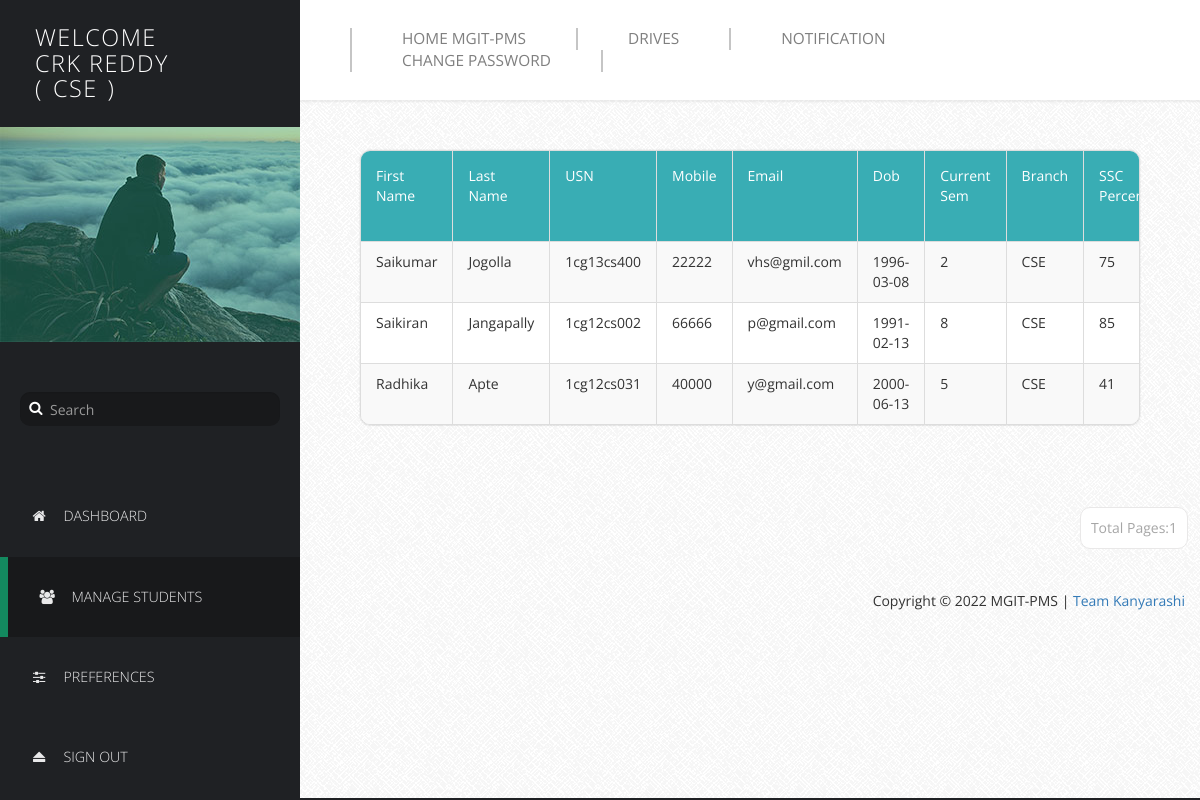
The page /HODProfile/manage-users1.php (signed in) on the database its author committed.
### tables this page shows
CREATE TABLE IF NOT EXISTS `basicdetails` (
  `Id` int(11) NOT NULL AUTO_INCREMENT,
  `FirstName` varchar(25) NOT NULL,
  `LastName` varchar(25) NOT NULL,
  `USN` varchar(10) NOT NULL,
  `Mobile` bigint(11) NOT NULL,
  `Email` varchar(255) NOT NULL,
  `DOB` date NOT NULL,
  `Sem` int(11) NOT NULL,
  `Branch` varchar(15) NOT NULL,
  `SSLC` float NOT NULL,
  `PU/Dip` float NOT NULL,
  `BE` float NOT NULL,
  `Backlogs` int(11) NOT NULL,
  `HofBacklogs` tinyint(1) NOT NULL,
  `DetainYears` int(11) NOT NULL,
  `Approve` tinyint(1) NOT NULL DEFAULT '0',
  `ApprovalDate` date NOT NULL,
  PRIMARY KEY (`Id`,`USN`),
  UNIQUE KEY `USN` (`USN`,`Mobile`,`Email`)
);

### HODProfile/manage-users1.php (the view, shortened to what this page needs)
<!DOCTYPE html>
<html lang="en">
  <head>
    <link href="css/font-awesome.min.css" rel="stylesheet">
    <link href="css/bootstrap.min.css" rel="stylesheet">
    <link href="css/templatemo-style.css" rel="stylesheet">
  </head>
  <body>
    <div class="templatemo-flex-row">
      <div class="templatemo-sidebar">
        <header class="templatemo-site-header">
          <?php
		  $Welcome = "Welcome";
          echo "<h1>" . $Welcome . "<br>". $_SESSION['husername']. "</h1>";
		 echo "<br>";
		 echo "<h1>(</h1>";
		    echo "<h1>" . $_SESSION['department']. "</h1>";
            echo "<h1>)</h1>";
		  ?>
        </header>
        <div class="profile-photo-container">
          <img src="images/profile-photo.jpg" alt="Profile Photo" class="img-responsive">
          <div class="profile-photo-overlay"></div>
        </div>
        <form class="templatemo-search-form" role="search">
          <div class="input-group">
              <button type="submit" class="fa fa-search"></button>
              <input type="text" class="form-control" placeholder="Search" name="srch-term" id="srch-term">
          </div>
        </form>
        <nav class="templatemo-left-nav">
          <ul>
            <li><a href="login.php"><i class="fa fa-home fa-fw"></i>Dashboard</a></li>
            <li><a href="#" class="active"><i class="fa fa-users fa-fw"></i>Manage Students</a></li>
            <li><a href="preferences.php"><i class="fa fa-sliders fa-fw"></i>Preferences</a></li>
            <li><a href="logout.php"><i class="fa fa-eject fa-fw"></i>Sign Out</a></li>
          </ul>
        </nav>
      </div>
      <div class="templatemo-content col-1 light-gray-bg">
        <div class="templatemo-top-nav-container">
          <div class="row">
            <nav class="templatemo-top-nav col-lg-12 col-md-12">
              <ul class="text-uppercase">
                <li><a href="../Homepage/index.php">Home MGIT-PMS</a></li>
                <li><a href="../Drives/index.php">Drives</a></li>
                     <li><a href="Notif.php">Notification</a></li>
                <li><a href="Change Password.php">Change Password</a></li>
              </ul>
            </nav>
          </div>
        </div>
        <div class="templatemo-content-container">
          <div class="templatemo-content-widget no-padding">
            <div class="panel panel-default table-responsive">
              <table class="table table-striped table-bordered templatemo-user-table">
                <thead>
                  <tr>
					<td><a  class="white-text templatemo-sort-by">First Name </a></td>
                    <td><a class="white-text templatemo-sort-by">Last Name </a></td>
                    <td><a class="white-text templatemo-sort-by">USN</a></td>
                    <td><a  class="white-text templatemo-sort-by">Mobile</a></td>
					   <td><a class="white-text templatemo-sort-by">Email</a></td>
                       <td><a  class="white-text templatemo-sort-by">Dob </a></td>
   <td><a class="white-text templatemo-sort-by">Current Sem</a></td>
   <td><a  class="white-text templatemo-sort-by">Branch</a></td>
   <td><a  class="white-text templatemo-sort-by">SSC Percentage </a></td>
				  </thead>
			   <?php
$p = $_SESSION['department'];
$num_rec_per_page=15;
$conn = mysqli_connect('localhost','root','', 'details');
if (isset($_GET["page"])) { $page  = $_GET["page"]; } else { $page=1; };
$start_from = ($page-1) * $num_rec_per_page;
$sql = "SELECT * FROM basicdetails WHERE Branch='$p' LIMIT $start_from, $num_rec_per_page";
$rs_result = $conn->query($sql);
while ($row = $rs_result->fetch_assoc())
{
            print "<tr>";
print "<td>" . $row['FirstName'] . "</td>";
print "<td>" . $row['LastName'] . "</td>";
print "<td>" . $row['USN'] . "</td>";
print "<td>" . $row['Mobile'] . "</td>";
print "<td>" . $row['Email'] . "</td>";
print "<td>" . $row['DOB'] . "</td>";
print "<td>" . $row['Sem'] . "</td>";
print "<td>" . $row['Branch'] . "</td>";
print "<td>" . $row['SSLC'] . "</td>";
print "</tr>";
}
?>
              </table>
			  </div>
			  </div>
			  </div>
  <div class="pagination-wrap">
  <ul class="pagination">
			  <?php
$num_rec_per_page=15;
$conn = mysqli_connect('localhost','root','', 'details');
$sql = "SELECT * FROM basicdetails where Branch='$p'";
$rs_result = $conn->query($sql);
$total_records = $rs_result->num_rows;
$totalpage = ceil($total_records / $num_rec_per_page);
$currentpage = (isset($_GET['page']) ? $_GET['page'] : 1);
	 if($currentpage == 0)
	{
	}
	else if( $currentpage >= 1  &&  $currentpage <= $totalpage  )
	{
	 echo "<li><a>Total Pages:".$totalpage."</a></li>";
}
 ?>
</ul>
</div>
          <div class="templatemo-flex-row flex-content-row">
            <div class="col-1">
          </div>
          <footer class="text-right">
           <p>Copyright &copy; 2022 MGIT-PMS  |
              <a href="https://alexanderperrin.com.au/paper/shorttrip/" target="_parent">Team Kanyarashi</a>
          </footer>
        </div>
      </div>
    </div>
  </body>
</html>

### HODProfile/css/templatemo-style.css (style rules this page uses)
* { font-family: 'Open Sans', sans-serif; }
body { font-size: 13px; }
body, .templatemo-left-nav { background: #1f2124; }
h1, h2, h3 { margin: 0; }
ul { list-style-type: none; margin: 0; padding: 0; }
nav li { font-size: 1.1em; list-style: none; text-transform: uppercase; }
.white-text { color: white; }
.light-gray-bg { font-family:"Trebuchet MS", "Myriad Pro", Arial, sans-serif; font-size:14px; background:#f4f4f4 url(../images/bg.png) repeat top left; color:#333; overflow-y:scroll; }
footer { padding: 15px; }
.templatemo-sidebar { width: 300px; }
.templatemo-site-header { margin: 25px 30px; }
.templatemo-site-header h1 { color: white; display: inline-block; font-size: 1.8em; font-weight: 300; letter-spacing: 1.5px; margin: 0 5px; text-transform: uppercase; vertical-align: middle; }
.profile-photo-container { position: relative; }
.profile-photo-overlay { background-color: rgba(4, 152, 114, 0.35); position: absolute; top: 0; left: 0; width: 100%; height: 100%; transition: all 0.3s ease; }
.templatemo-search-form { font-size: 1.1em; margin: 50px 20px; }
.templatemo-search-form .input-group { width: 100%; }
.templatemo-search-form .input-group .form-control { background-color: #18191b; border: none; border-radius: 10px; color: #DDD; padding-left: 30px; }
.templatemo-search-form .input-group { position: relative; }
.fa-search { height:32px; width:32px; border: none; cursor: pointer; color:white; background:transparent; position:absolute; top: 0; left: 0; z-index: 100; }
.templatemo-left-nav li { font-weight: 300; }
.templatemo-left-nav a.active, .templatemo-left-nav a:hover { background: #18191b; border-left: 8px solid #13895F; }
.templatemo-left-nav a { color: #e9e9ea; display: block; padding: 30px; transition: all 0.3s ease; }
.templatemo-left-nav .fa { margin-right: 15px; }
.templatemo-top-nav-container { background-color: white; padding: 28px 50px; box-shadow: 0px 0px 2px 2px rgba(161, 159, 159, 0.18); }
.templatemo-top-nav li { float: left; list-style: none; }
.templatemo-top-nav a { color: #7f7f7f; display: block; padding: 0 50px; border-left: 2px solid #c5c5c5; }
.templatemo-top-nav li:last-child a { border-right: 2px solid #c5c5c5; }
.templatemo-content { margin-top: 0px; min-height: 600px; padding: 0; overflow-x: hidden; }
.templatemo-content-container { padding: 40px 50px; }
.templatemo-flex-row { display: -webkit-flex; display: -ms-flexbox; display: flex; }
.col-1 { -webkit-flex: 1; -ms-flex: 1; flex: 1; }
.templatemo-content-widget { border-radius: 10px; padding: 30px; position: relative; margin: 10px; box-shadow: 0px 0px 1px 1px rgba(161, 159, 159, 0.1); }
.templatemo-content-widget.no-padding { padding: 0; }
.panel { border-radius: 10px; }
.pagination-wrap { margin-right: 10px; text-align: right; }
.pagination>li>a { border-color: #E9E8E8; color: #a6a6a6; margin: 2px; padding: 10px; }
.pagination>li>a, .pagination>li:first-child>a, .pagination>li:last-child>a { border-radius: 10px; }
.table { margin-bottom: 0; }
.table>tbody>tr>td { padding: 10px 15px; }
.table>thead>tr>td { padding: 15px; }
.templatemo-user-table thead { background-color: #39ADB4; color: white; }
.panel>.table-responsive:last-child>.table:last-child, .panel>.table:last-child { border-bottom-right-radius: 10px; border-bottom-left-radius: 10px; }
.panel>.table:first-child { border-top-left-radius: 10px; border-top-right-radius: 10px; }
@media only screen and (min-width: 768px) { .templatemo-left-nav { display: block !important; } }

### rows shown on the page
basicdetails: FirstName "Saikumar", LastName "Jogolla", USN "1cg13cs400", Mobile "22222", Email "vhs@gmil.com", DOB "1996-03-08", Sem "2", Branch "CSE", SSLC "75"
basicdetails: FirstName "Saikiran", LastName "Jangapally", USN "1cg12cs002", Mobile "66666", Email "p@gmail.com", DOB "1991-02-13", Sem "8", Branch "CSE", SSLC "85"
basicdetails: FirstName "Radhika", LastName "Apte", USN "1cg12cs031", Mobile "40000", Email "y@gmail.com", DOB "2000-06-13", Sem "5", Branch "CSE", SSLC "41"

### other values the page prints
$Welcome "WELCOME"
$_SESSION['husername'] "CRK REDDY"
$_SESSION['department'] "CSE"
$totalpage "1"
